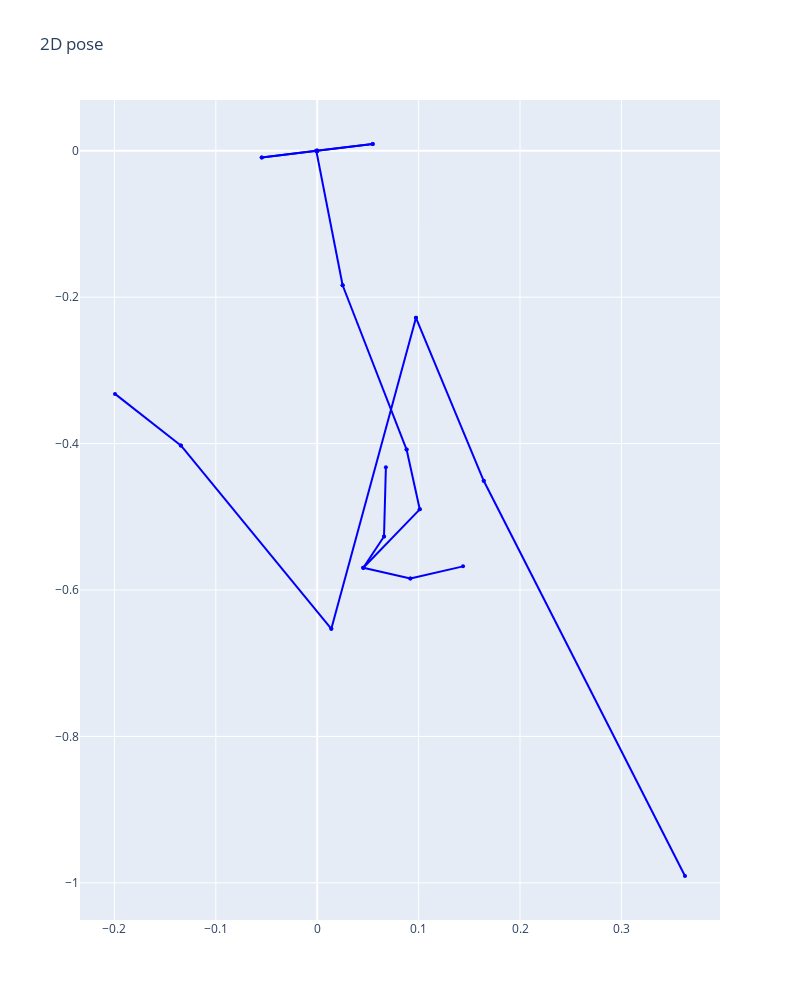

Write notebook code for a chart like this one.
### Code cell
go.Figure(vs.plot([np.array([x if x>-9 else 0 for x in val_inputs[i][:42]])]), upper_bod_co)

### Figure 1 — Plotly figure (JSON) as saved in the notebook; plotly's stock layout.template omitted (floating-point values rounded to 4 significant figures)
{"data": [{"line": {"color": "#0000FA", "width": 2}, "marker": {"color": "#0000FA", "size": 4}, "type": "scatter", "x": [0.04545, 0.1011], "y": [-0.5696, -0.4898]}, {"line": {"color": "#0000FA", "width": 2}, "marker": {"color": "#0000FA", "size": 4}, "type": "scatter", "x": [0.04545, 0.09184], "y": [-0.5696, -0.5844]}, {"line": {"color": "#0000FA", "width": 2}, "marker": {"color": "#0000FA", "size": 4}, "type": "scatter", "x": [0.04545, 0.06586], "y": [-0.5696, -0.5269]}, {"line": {"color": "#0000FA", "width": 2}, "marker": {"color": "#0000FA", "size": 4}, "type": "scatter", "x": [0.09184, 0.1438], "y": [-0.5844, -0.5677]}, {"line": {"color": "#0000FA", "width": 2}, "marker": {"color": "#0000FA", "size": 4}, "type": "scatter", "x": [0.06586, 0.06772], "y": [-0.5269, -0.4323]}, {"line": {"color": "#0000FA", "width": 2}, "marker": {"color": "#0000FA", "size": 4}, "type": "scatter", "x": [0.1011, 0.08813], "y": [-0.4898, -0.4082]}, {"line": {"color": "#0000FA", "width": 2}, "marker": {"color": "#0000FA", "size": 4}, "type": "scatter", "x": [0.01391, 0.0974], "y": [-0.6531, -0.2282]}, {"line": {"color": "#0000FA", "width": 2}, "marker": {"color": "#0000FA", "size": 4}, "type": "scatter", "x": [0.01391, -0.1345], "y": [-0.6531, -0.4026]}, {"line": {"color": "#0000FA", "width": 2}, "marker": {"color": "#0000FA", "size": 4}, "type": "scatter", "x": [-0.1345, -0.1994], "y": [-0.4026, -0.3321]}, {"line": {"color": "#0000FA", "width": 2}, "marker": {"color": "#0000FA", "size": 4}, "type": "scatter", "x": [0.0974, 0.1642], "y": [-0.2282, -0.4508]}, {"line": {"color": "#0000FA", "width": 2}, "marker": {"color": "#0000FA", "size": 4}, "type": "scatter", "x": [0.1642, 0.3627], "y": [-0.4508, -0.9907]}, {"line": {"color": "#0000FA", "width": 2}, "marker": {"color": "#0000FA", "size": 4}, "type": "scatter", "x": [0.08813, 0.02505], "y": [-0.4082, -0.1837]}, {"line": {"color": "#0000FA", "width": 2}, "marker": {"color": "#0000FA", "size": 4}, "type": "scatter", "x": [0.02505, -0.0009276], "y": [-0.1837, 0]}, {"line": {"color": "#0000FA", "width": 2}, "marker": {"color": "#0000FA", "size": 4}, "type": "scatter", "x": [-0.0009276, -0.05473], "y": [0, -0.009276]}, {"line": {"color": "#0000FA", "width": 2}, "marker": {"color": "#0000FA", "size": 4}, "type": "scatter", "x": [-0.05473, 0], "y": [-0.009276, 0]}, {"line": {"color": "#0000FA", "width": 2}, "marker": {"color": "#0000FA", "size": 4}, "type": "scatter", "x": [0, 0], "y": [0, 0]}, {"line": {"color": "#0000FA", "width": 2}, "marker": {"color": "#0000FA", "size": 4}, "type": "scatter", "x": [-0.0009276, 0.05473], "y": [0, 0.009276]}, {"line": {"color": "#0000FA", "width": 2}, "marker": {"color": "#0000FA", "size": 4}, "type": "scatter", "x": [0.05473, 0], "y": [0.009276, 0]}, {"line": {"color": "#0000FA", "width": 2}, "marker": {"color": "#0000FA", "size": 4}, "type": "scatter", "x": [0, 0], "y": [0, 0]}], "layout": {"autosize": true, "height": 1000, "scene": {"aspectmode": "manual", "aspectratio": {"x": 0.5622, "y": 1, "z": 1}, "camera": {"eye": {"x": -1.743, "y": 1.071, "z": 0.71}, "up": {"x": 0, "y": 0, "z": 0}}, "xaxis": {"backgroundcolor": "rgb(230, 230,230)", "gridcolor": "rgb(255, 255, 255)", "showbackground": true, "zerolinecolor": "rgb(255, 255, 255)"}, "yaxis": {"backgroundcolor": "rgb(230, 230,230)", "gridcolor": "rgb(255, 255, 255)", "showbackground": true, "zerolinecolor": "rgb(255, 255, 255)"}}, "showlegend": false, "title": {"text": "2D pose"}, "width": 800}}
